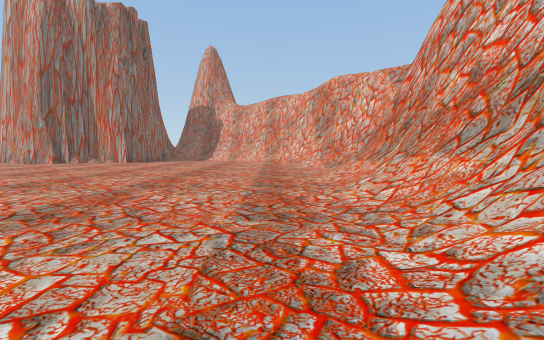
View 1 (above)

14 first-person views from a walk through a 3-D level made in the Unity game engine. The camera is 1.3 m above the floor, tilts 4° down and sees 90° across. The floor is counted in squares, 2 m on a side. Each view is taken from the middle of a square. On the plan, view 1 faces up. The plan holds only what a view shows up to about 9 squares ahead; the rest is blank. The place goes on beyond the plan. Some animated figures are left out.

View 2
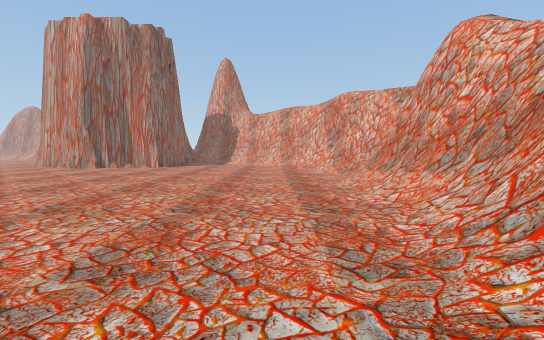

View 3
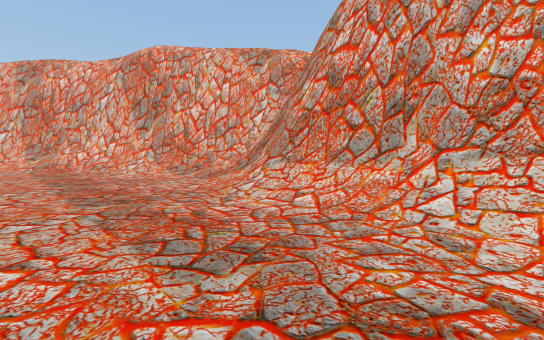

View 4
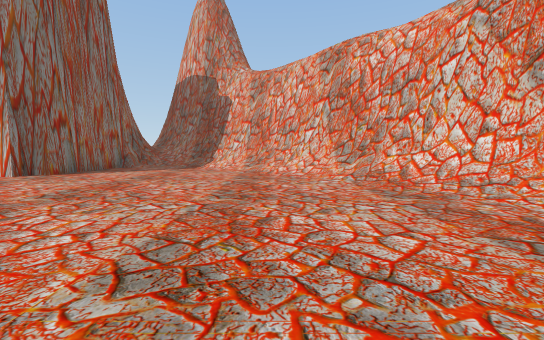

View 5
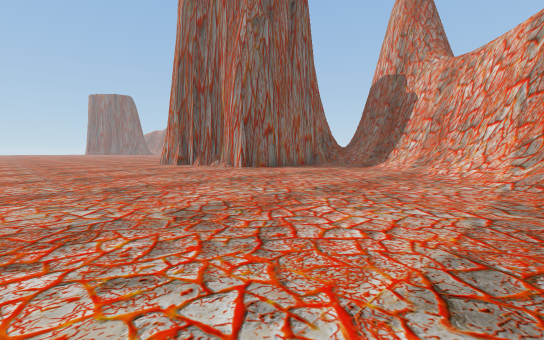

View 6
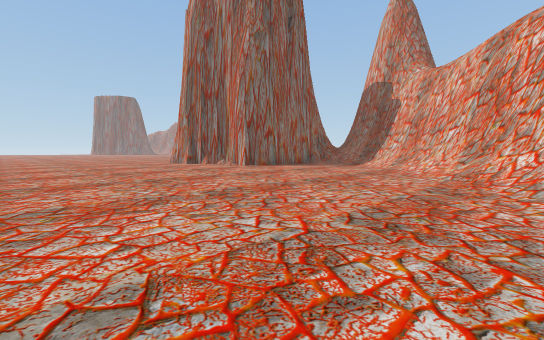

View 7
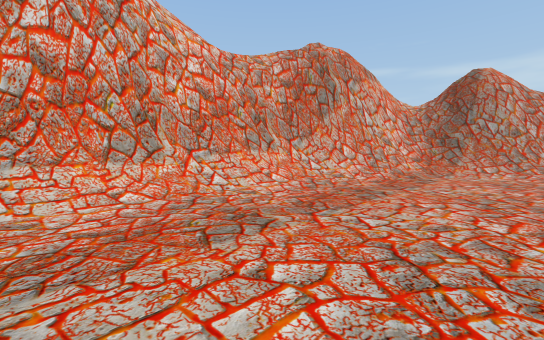

View 8
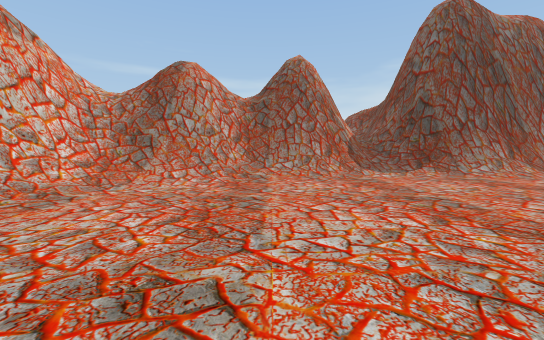

View 9
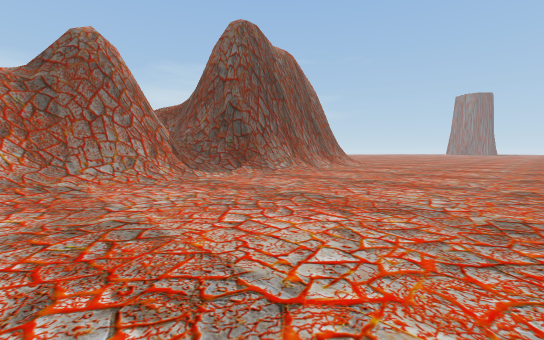

View 10
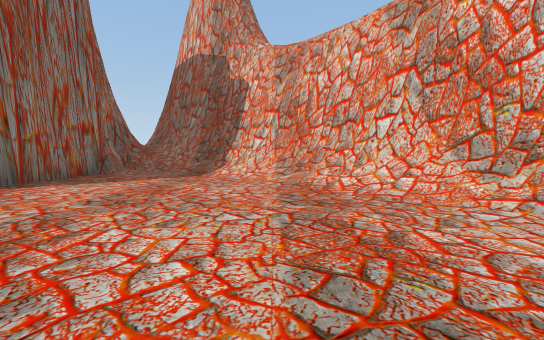

View 11
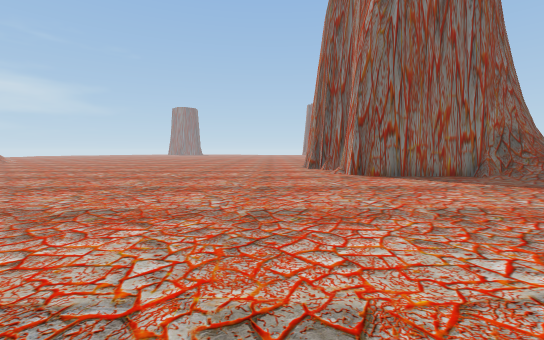

View 12
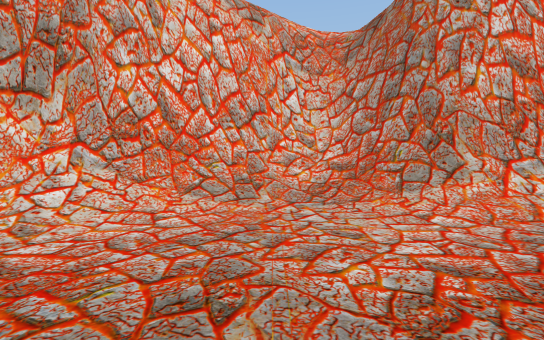

View 13
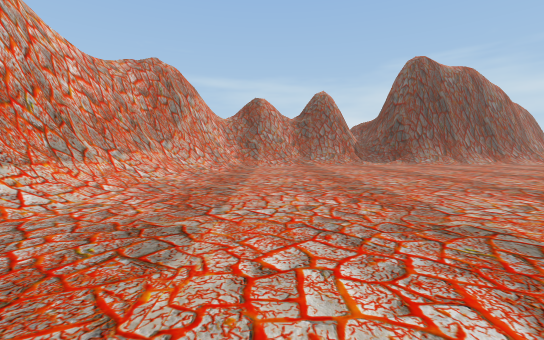

View 14
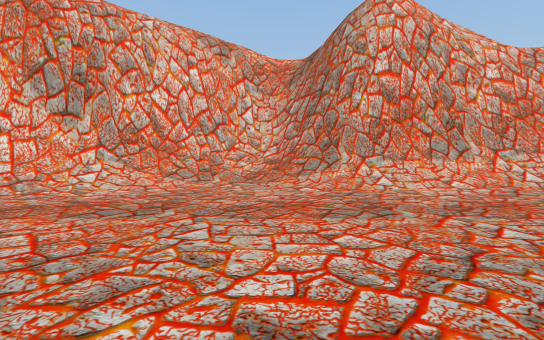

### Floor plan
Key: @ floor where view 1 was taken; # wall or solid block; x gap in a wall; . main floor; : floor 6.5 m higher than the main floor; + floor 7.25 m higher than the main floor; * floor 9.5 m higher than the main floor; / step, stairs or slope; = window, fence, low wall or low ledge; v drop or lower ground.
Columns run from 8 left of view 1 to 5 right of it. Each row starts with its distance up from view 1.
 19 #....##
 18 #.....##
 17 #......##
 16 ........##
 15 ........##
 14 .........##
 13 ..........##
 12 ..........##
 11 ........../##
 10 .........../#
  9 .........../##
  8 ........../##v
  7 ........../#vv
  6 ........../#v*
  5 ........../#vv
  4  ........./#=
  3 ..........##:
  2 ..........##=
  1 ..........#v+
  0 ........@##v
 -1 ......../##/
 -2 ......//###/
 -3 //.///###//
 -4 #//####vx/
 -5 ######==
 -6      #

Positions as (right, up) in squares from view 1, and headings:
1: (0, 0), facing up
2: (-1, -2), facing up
3: (-1, 4), facing up-right
4: (-2, 9), facing up
5: (0, 9), facing up-left
6: (1, 8), facing up-left
7: (-2, 7), facing down-right
8: (-3, 4), facing down
9: (-2, 3), facing down-left
10: (-3, 12), facing up
11: (1, 13), facing left
12: (-1, 10), facing right
13: (-1, 10), facing down
14: (-3, 9), facing right
